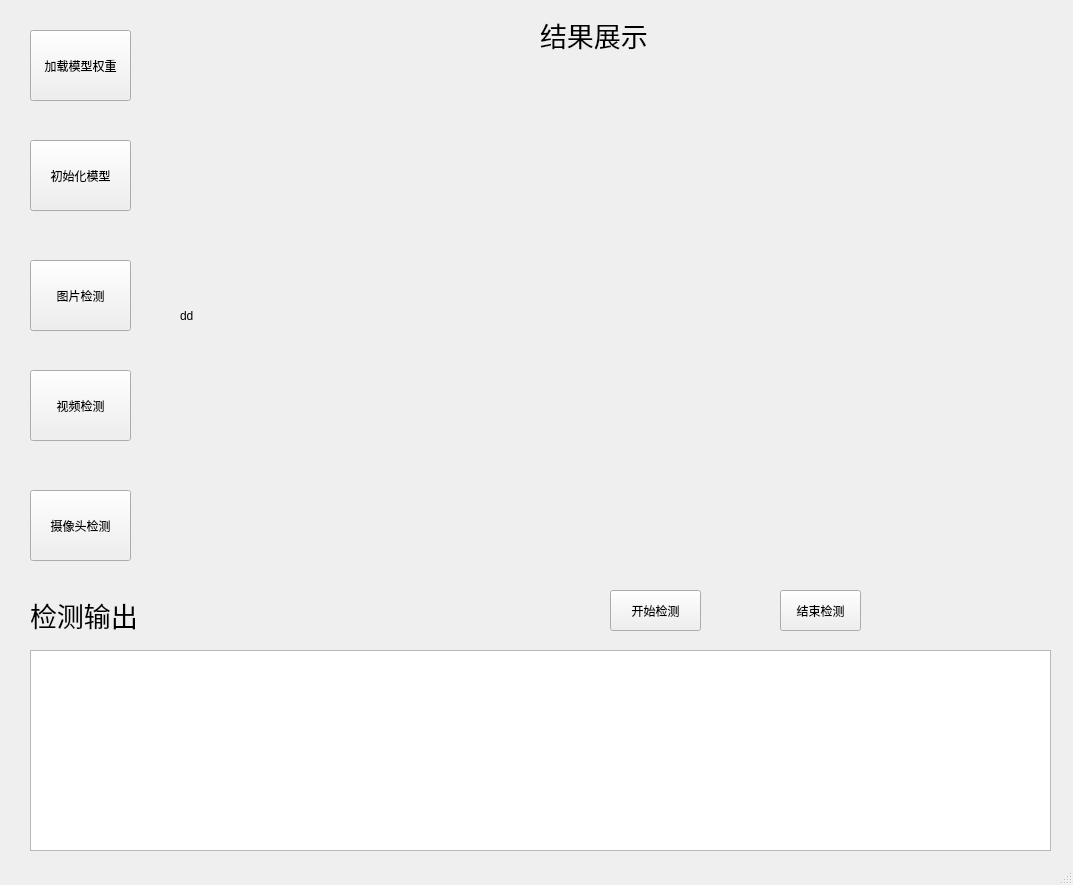
<?xml version="1.0" encoding="UTF-8"?>
<ui version="4.0">
 <class>MainWindow</class>
 <widget class="QMainWindow" name="MainWindow">
  <property name="geometry">
   <rect>
    <x>0</x>
    <y>0</y>
    <width>1073</width>
    <height>885</height>
   </rect>
  </property>
  <property name="windowTitle">
   <string>陈Sir活体检测系统</string>
  </property>
  <property name="windowIcon">
   <iconset>
    <normaloff>../Downloads/ico.ico</normaloff>../Downloads/ico.ico</iconset>
  </property>
  <property name="documentMode">
   <bool>false</bool>
  </property>
  <widget class="QWidget" name="centralwidget">
   <widget class="QPushButton" name="loadWeight">
    <property name="geometry">
     <rect>
      <x>30</x>
      <y>30</y>
      <width>101</width>
      <height>71</height>
     </rect>
    </property>
    <property name="text">
     <string>加载模型权重</string>
    </property>
   </widget>
   <widget class="QPushButton" name="initModel">
    <property name="geometry">
     <rect>
      <x>30</x>
      <y>140</y>
      <width>101</width>
      <height>71</height>
     </rect>
    </property>
    <property name="text">
     <string>初始化模型</string>
    </property>
   </widget>
   <widget class="QPushButton" name="imgScan">
    <property name="geometry">
     <rect>
      <x>30</x>
      <y>260</y>
      <width>101</width>
      <height>71</height>
     </rect>
    </property>
    <property name="text">
     <string>图片检测</string>
    </property>
   </widget>
   <widget class="QPushButton" name="videoScan">
    <property name="geometry">
     <rect>
      <x>30</x>
      <y>370</y>
      <width>101</width>
      <height>71</height>
     </rect>
    </property>
    <property name="text">
     <string>视频检测</string>
    </property>
   </widget>
   <widget class="QPushButton" name="capScan">
    <property name="geometry">
     <rect>
      <x>30</x>
      <y>490</y>
      <width>101</width>
      <height>71</height>
     </rect>
    </property>
    <property name="text">
     <string>摄像头检测</string>
    </property>
   </widget>
   <widget class="QLabel" name="label">
    <property name="geometry">
     <rect>
      <x>540</x>
      <y>10</y>
      <width>131</width>
      <height>51</height>
     </rect>
    </property>
    <property name="text">
     <string>&lt;html&gt;&lt;head/&gt;&lt;body&gt;&lt;p&gt;&lt;span style=&quot; font-size:20pt;&quot;&gt;结果展示&lt;/span&gt;&lt;/p&gt;&lt;/body&gt;&lt;/html&gt;</string>
    </property>
   </widget>
   <widget class="QTextEdit" name="log">
    <property name="geometry">
     <rect>
      <x>30</x>
      <y>650</y>
      <width>1021</width>
      <height>201</height>
     </rect>
    </property>
   </widget>
   <widget class="QLabel" name="label_2">
    <property name="geometry">
     <rect>
      <x>30</x>
      <y>590</y>
      <width>131</width>
      <height>51</height>
     </rect>
    </property>
    <property name="text">
     <string>&lt;html&gt;&lt;head/&gt;&lt;body&gt;&lt;p&gt;&lt;span style=&quot; font-size:20pt;&quot;&gt;检测输出&lt;/span&gt;&lt;/p&gt;&lt;/body&gt;&lt;/html&gt;</string>
    </property>
   </widget>
   <widget class="QLabel" name="show">
    <property name="geometry">
     <rect>
      <x>180</x>
      <y>60</y>
      <width>801</width>
      <height>511</height>
     </rect>
    </property>
    <property name="text">
     <string>dd</string>
    </property>
   </widget>
   <widget class="QPushButton" name="end">
    <property name="geometry">
     <rect>
      <x>780</x>
      <y>590</y>
      <width>81</width>
      <height>41</height>
     </rect>
    </property>
    <property name="text">
     <string>结束检测</string>
    </property>
   </widget>
   <widget class="QPushButton" name="start">
    <property name="geometry">
     <rect>
      <x>610</x>
      <y>590</y>
      <width>91</width>
      <height>41</height>
     </rect>
    </property>
    <property name="text">
     <string>开始检测</string>
    </property>
   </widget>
  </widget>
  <widget class="QMenuBar" name="menubar">
   <property name="geometry">
    <rect>
     <x>0</x>
     <y>0</y>
     <width>1073</width>
     <height>23</height>
    </rect>
   </property>
  </widget>
  <widget class="QStatusBar" name="statusbar"/>
  <action name="actionOpen">
   <property name="text">
    <string>Open</string>
   </property>
  </action>
  <action name="actionSave">
   <property name="text">
    <string>Save</string>
   </property>
  </action>
  <action name="actionExit">
   <property name="text">
    <string>Exit</string>
   </property>
  </action>
  <action name="actionTypeHere">
   <property name="text">
    <string>TypeHere</string>
   </property>
  </action>
 </widget>
 <resources/>
 <connections/>
</ui>
